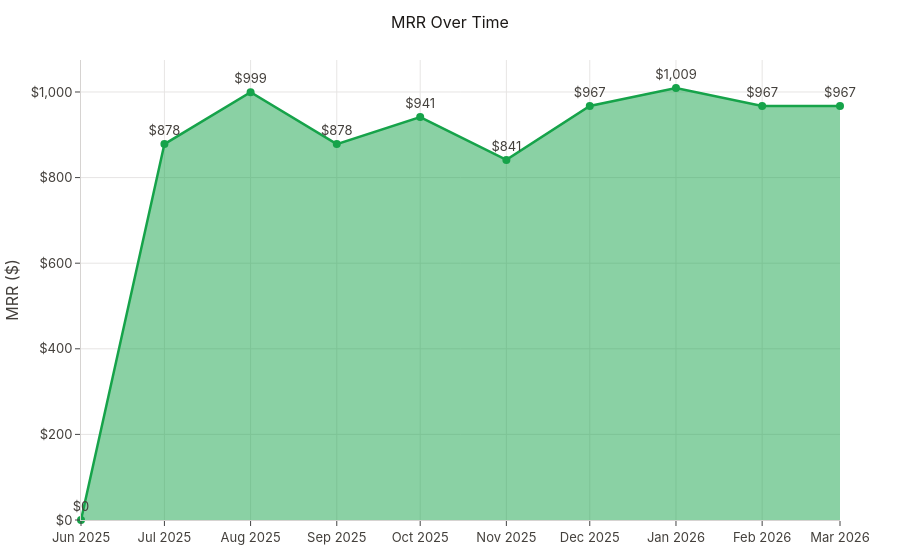

This figure's notebook cell:
### Code cell
reports.mrr.plot_trend(reports.mrr.trend(tm, START, END))

### Figure 1 — Plotly figure (JSON) as saved in the notebook; plotly's stock layout.template omitted (floating-point values rounded to 4 significant figures)
{"data": [{"fill": "tozeroy", "line": {"color": "#16A34A", "width": 2.5}, "marker": {"size": 8}, "mode": "lines+markers+text", "text": ["$0", "$878", "$999", "$878", "$941", "$841", "$967", "$1,009", "$967", "$967"], "textposition": "top center", "type": "scatter", "x": ["2025-06", "2025-07", "2025-08", "2025-09", "2025-10", "2025-11", "2025-12", "2026-01", "2026-02", "2026-03"], "y": [0.0, 878.3, 999.3, 878.3, 941.3, 841.3, 967.3, 1009.0, 967.3, 967.3]}], "layout": {"title": {"text": "MRR Over Time"}, "yaxis": {"rangemode": "tozero", "tickformat": ",", "tickprefix": "$", "title": {"text": "MRR ($)"}}}}
